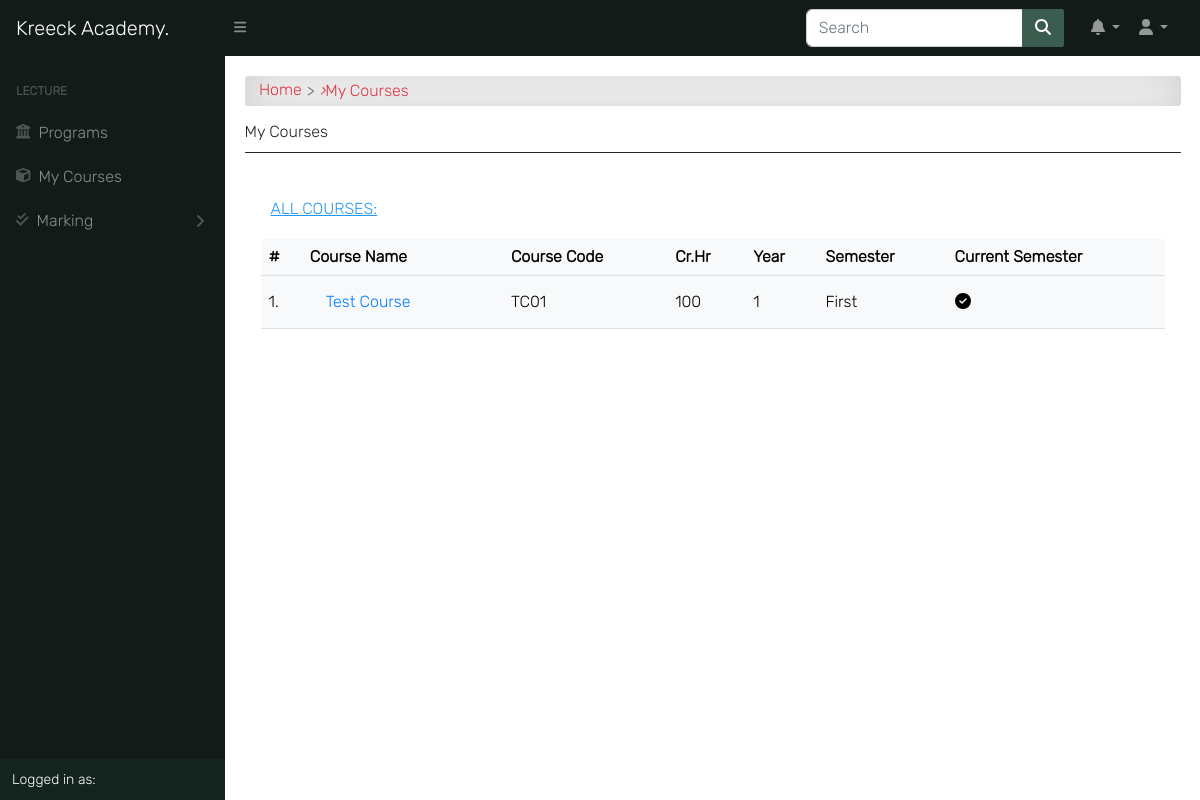
The app's page /programs/my_courses/ (signed in) with its own data.
### course/models.py (models this page shows, shortened)
class Course(models.Model):
    slug = models.SlugField(blank=True, unique=True)
    title = models.CharField(max_length=200, null=True)
    code = models.CharField(max_length=200, unique=True, null=True)
    credit = models.IntegerField(null=True, default=0)
    summary = models.TextField(max_length=200, blank=True, null=True)
    program = models.ForeignKey(Program, on_delete=models.CASCADE)
    level = models.CharField(max_length=25, choices=LEVEL, null=True)
    year = models.IntegerField(choices=YEARS, default=0)
    semester = models.CharField(choices=SEMESTER, max_length=200)
    is_elective = models.BooleanField(default=False, blank=True, null=True)
    price = models.DecimalField(max_digits=10, decimal_places=2, default=0.00)
    objects = CourseManager()
    def get_absolute_url(self):
        return reverse('course_detail', kwargs={'slug': self.slug})
    @property
    def is_current_semester(self):
        from app.models import Semester
        current_semester = Semester.objects.get(is_current_semester=True)
        return self.semester == current_semester.semester

### course/views.py (the view, shortened to what this page needs)
# urls.py: path('my_courses/', user_course_list, name="user_course_list"),
@cache_control(no_cache=True, must_revalidate=True, no_store=True)
@login_required
def user_course_list(request):
    if request.user.is_lecturer:
        courses = Course.objects.filter(allocated_course__lecturer__pk=request.user.id)
        return render(request, 'course/user_course_list.html', {'courses': courses})
    else:
        return render(request, 'course/user_course_list.html')

### templates/course/user_course_list.html (shortened to what this page needs)
{% extends 'base.html' %}
{% load static %}
{% block content %}
<div id="input-nav"><a href="{% url 'home' %}" class="primary1">Home</a> <i>&rsaquo;</i> My Courses</div>
{% if request.user.is_lecturer %}
    <div class="title">My Courses</div>
    <div class="title-line"></div>
{% endif %}
<div class="table-responsive p-3">
    <div class="table-title"><u>All Courses:</u></div>
    <div class="table-shadow">
        <table class="table table-light">
            <thead>
                <tr>
                    <th>#</th>
                    <th> Course Name </th>
                    <th> Course Code </th>
                    <th> Cr.Hr </th>
                    <th> Year </th>
                    <th> Semester </th>
                    <th> Current Semester </th>
                </tr>
            </thead>
            <tbody>
                {% for course in courses %}
                <tr>
                    <td>{{ forloop.counter }}.</td>
                    <td><a href="{{ course.get_absolute_url }}">
                        {{ course.title }}</a></td>
                    <td>{{ course.code }}</td>
                    <td>{{ course.credit }}</td>
                    <td>{{ course.year }}</td>
                    <td>{{ course.semester }}</td>
                    <th>
                        {% if course.is_current_semester == False %}
                        <i class="fas fa-times-circle fa-1-5x danger"></i>
                        {% else %}
                        <i class="fas fa-check-circle"></i>
                        {% endif %}
                    </th>
                </tr>
                {% endfor %}
            </tbody>
        </table>
    </div>
</div>
{% endblock content %}

### static/css/style.css (style rules this page uses)
*, body { font-family: "Inter", sans-serif; }
body { background-color: #ffffff; }
.table td, .table th { vertical-align: middle; }
.table tbody > tr > td > a { display: -webkit-box; display: -ms-flexbox; display: flex; color: #007bff; padding: 0.5rem 1rem; -webkit-transition: 0.2s; transition: 0.2s; }
.table-title { text-transform: uppercase; font-size: 16px; padding: 10px; margin: 10px 0; color: #2196f3; }
#input-nav { display: -webkit-box; display: -ms-flexbox; display: flex; -ms-flex-wrap: wrap; flex-wrap: wrap; -webkit-box-align: center; -ms-flex-align: center; align-items: center; padding: 0.3rem 0.9rem; margin-bottom: 1rem; color: #dc3545; border-radius: 3px; background-color: #fff !important; -webkit-box-shadow: inset 0 0 2.5rem rgba(0, 0, 0, 0.2); box-shadow: inset 0 0 2.5rem rgba(0, 0, 0, 0.2); }
#input-nav a { color: #dc3545; }
#input-nav a::after { content: ">"; color: #666; margin: 0 5px; vertical-align: middle; }
a { color: #666; text-decoration: none; }
.title-line { height: 1px; background-color: #212529; border-radius: 2em; margin: 10px auto; }

### records on screen
Course: title "Test Course", code "TC01", credit "100", year "1", semester "First"
